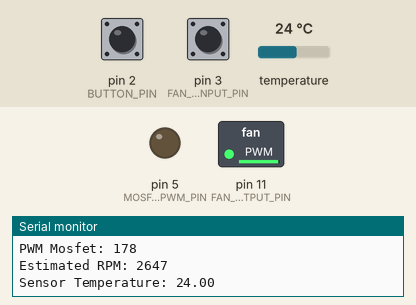
A sketch run on a simulated Arduino Uno, built with avr-gcc and run on an emulated ATmega328P. Parts: switched loads named in the sketch (green lamp = pin HIGH), output pins drawn as LEDs (lit = HIGH), the last lines printed to the serial monitor. The test bench sets the inputs (shaded band); at power-on: pin 2 (BUTTON_PIN) HIGH, temperature 24 °C, pin 3 (FAN_TACH_INPUT_PIN) HIGH.

Above: at 1.2 s.
1.3 s: pin 2 (BUTTON_PIN) pulled LOW for 0.15 s
At 2.0 s:
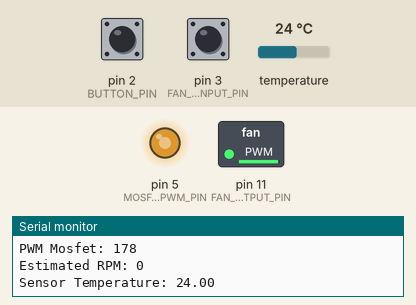
3.0 s: temperature set to 12 °C
At 4.4 s:
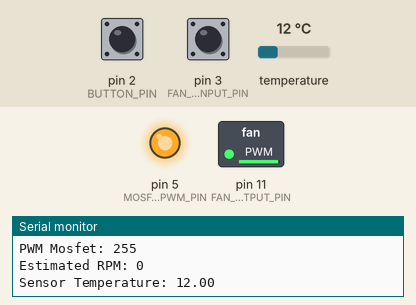
4.7 s: temperature set to 28 °C
At 5.3 s:
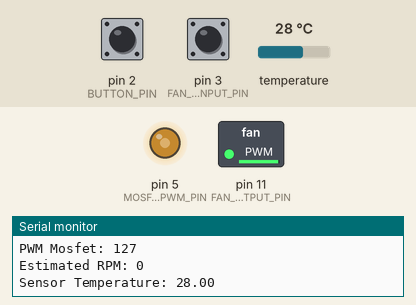
6.3 s: temperature set to 33 °C
At 7.6 s:
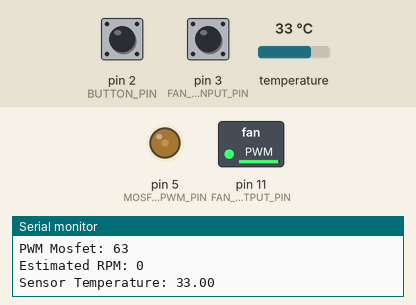
10.5 s: pin 2 (BUTTON_PIN) pulled LOW for 1 s
At 10.9 s:
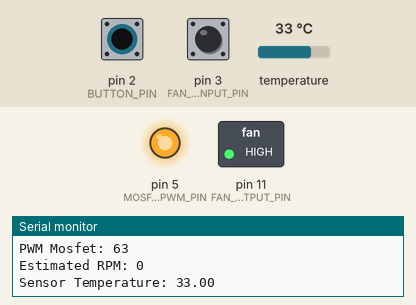
Timing chart, 0 to 13.5 s (numbered marks = the images above; inputs shaded):
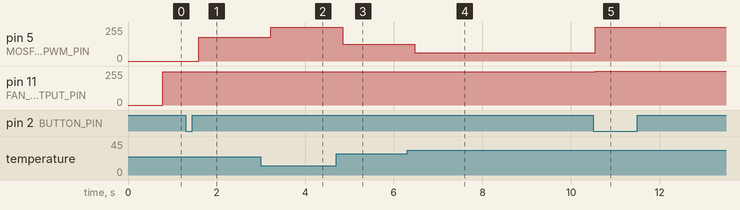

Measured:
- after the input at 1.3 s, pin 5 (MOSFET_PWM_PIN): 0/255 → 178/255 after 0.29 s
- after the input at 3.0 s, pin 5 (MOSFET_PWM_PIN): 178/255 → 255/255 after 0.22 s
- after the input at 4.7 s, pin 5 (MOSFET_PWM_PIN): 255/255 → 127/255 after 0.15 s
- after the input at 6.3 s, pin 5 (MOSFET_PWM_PIN): 127/255 → 63/255 after 0.18 s
- after the input at 10.5 s, pin 5 (MOSFET_PWM_PIN): 63/255 → 255/255 after 0.05 s; pin 11 (FAN_PWM_OUTPUT_PIN): 250/255 → 255/255 after 0.05 s

The sketch:

general_solution.ino
```cpp
#include <OneWire.h>
#include <DallasTemperature.h>

// Pins
#define FAN_PWM_OUTPUT_PIN 11  // Pin where the PWM signal for the fan will be sent
#define FAN_TACH_INPUT_PIN 3  // Tachometer pin
#define TEMP_SENSOR_PIN 8  // Temperature sensor pin
#define BUTTON_PIN 2  // Button pin
#define MOSFET_PWM_PIN 5 // Mosfet PWM pin

// Setup a oneWire instance to communicate with any OneWire device
OneWire oneWire(TEMP_SENSOR_PIN);

// Pass our oneWire reference to Dallas Temperature.
DallasTemperature sensors(&oneWire);

// Global variables
unsigned long lastTime = 0;
unsigned long lastPulseCount = 0;
unsigned long rpm = 0;
volatile int controlMode = 0;  // Initial control mode
float desiredTemperature = 28.0;  // Initial desired temperature
unsigned long lastDebounceTime = 0; // For button debounce
const unsigned long debounceDelay = 50; // Debounce time in milliseconds
int pwmValue = 250;
volatile unsigned long lastPulseTime = 0;

void setup() {
  // Initialize serial communication
  Serial.begin(9600);

  // Initialize the temperature sensor library
  sensors.begin();

  // Configure PWM output pin for the fan
  pinMode(FAN_PWM_OUTPUT_PIN, OUTPUT);

  // Configure mosfet PWM pin as output
  pinMode(MOSFET_PWM_PIN, OUTPUT);

  // Configure fan tachometer pin
  pinMode(FAN_TACH_INPUT_PIN, INPUT_PULLUP);

  // Configure button pin
  pinMode(BUTTON_PIN, INPUT_PULLUP);
  attachInterrupt(digitalPinToInterrupt(BUTTON_PIN), buttonISR, FALLING);
}

void loop() {
  checkSerialInput();
  float temperatureC = getTemperature();
  int pwmValueFan = calculatePwmValueFan(temperatureC);
  int pwmValueMosfet = calculatePwmValueMosfet(temperatureC);

  controlModeHandler(pwmValueFan, pwmValueMosfet);

  unsigned long currentTime = millis();
  unsigned long deltaTime = currentTime - lastTime;

  if (deltaTime >= 1000) { // Calculate RPM every second
      unsigned long currentPulseCount = pulseCount();
      rpm = (currentPulseCount - lastPulseCount) * 60; // Calculate RPM based on received pulses
      lastPulseCount = currentPulseCount; // Update pulse count
      lastTime = currentTime; // Update reference time

      Serial.print("RPM: ");
      Serial.println(rpm);
  }

  // Send data to Serial Plotter
  Serial.print(28.5);
  Serial.print(",");
  Serial.print(rpm);
  Serial.print(",");
  Serial.print(26);
  Serial.println(",");

  Serial.println();
  Serial.print("Current Mode: ");
  Serial.println(controlMode);

  Serial.print("PWM Fan: ");
  Serial.println(pwmValueFan);

  Serial.print("PWM Mosfet: ");
  Serial.println(pwmValueMosfet);

  Serial.print("Estimated RPM: ");
  Serial.println(map(pwmValue, 0, 255, 0, 2700));

  Serial.print("Sensor Temperature: ");
  Serial.println(temperatureC);

  delay(1);
}

unsigned long pulseCount() {
   static unsigned long lastPulseCount = 0;
   static bool lastState = LOW; // Pin state in the last cycle
   unsigned long count = lastPulseCount;

   // Check for a transition from LOW to HIGH (pulse)
   if (digitalRead(FAN_TACH_INPUT_PIN) == HIGH && lastState == LOW) {
       count++;
   }
   lastState = digitalRead(FAN_TACH_INPUT_PIN); // Update last pin state
   lastPulseCount = count; // Update pulse count

   return count;
}

void checkSerialInput() {
  if (Serial.available() > 0) {
    int newValue = Serial.parseFloat();
    if (newValue > 0 && newValue <= 255) {
      pwmValue = newValue;
      Serial.print("New PWM value: ");
      Serial.println(pwmValue);
    } else {
      Serial.println("Invalid value for fan PWM.");
    }
  }
}

float getTemperature() {
  sensors.requestTemperatures();
  return sensors.getTempCByIndex(0);
}

int calculatePwmValueMosfet(float temperatureC) {
  float tempDifference = desiredTemperature - temperatureC;
  return constrain(map(tempDifference * 10, -100, 100, 0, 255), 0, 255);
}

int calculatePwmValueFan(float temperatureC) {
  float tempDifference = temperatureC - desiredTemperature;
  return constrain(map(tempDifference * 10, -100, 100, 0, 255), 0, 255);
}

void controlModeHandler(int pwmValueFan, int pwmValueMosfet) {
  switch (controlMode) {
    case 0: // Manually vary the fan speed, ignoring the resistor
      analogWrite(FAN_PWM_OUTPUT_PIN, pwmValue);
      break;

    case 1: // Turn off the fan and vary the voltage delivered to the resistor
      pwmValue = 0;
      analogWrite(MOSFET_PWM_PIN, pwmValueMosfet);
      break;

    case 2: // Maintain constant voltage and vary the fan rotation speed
      analogWrite(MOSFET_PWM_PIN, 255);
      analogWrite(FAN_PWM_OUTPUT_PIN, 255);
      break;
  }
}

void buttonISR() {
  unsigned long currentTime = millis();
  if ((currentTime - lastDebounceTime) > debounceDelay) {
    controlMode = (controlMode + 1) % 3;
    Serial.print("Control mode changed to: ");
    Serial.println(controlMode);
    lastDebounceTime = currentTime;
  }
}
```
